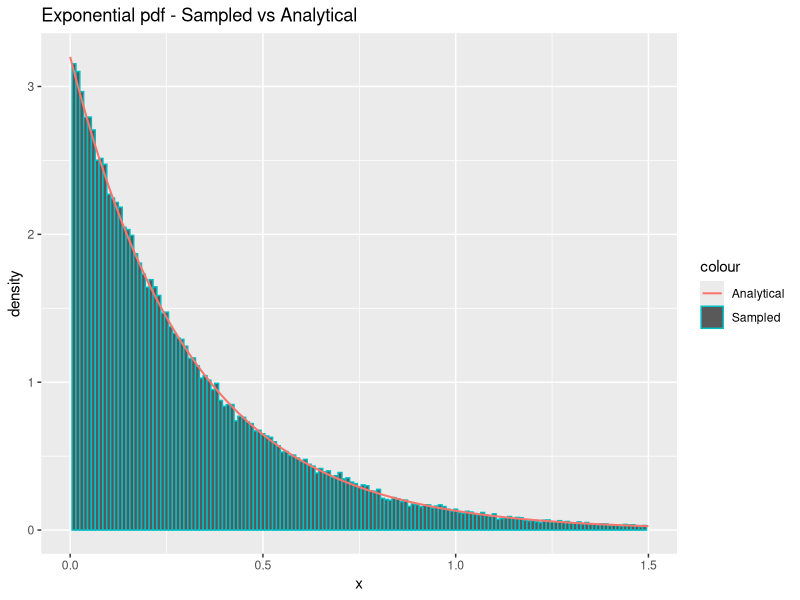
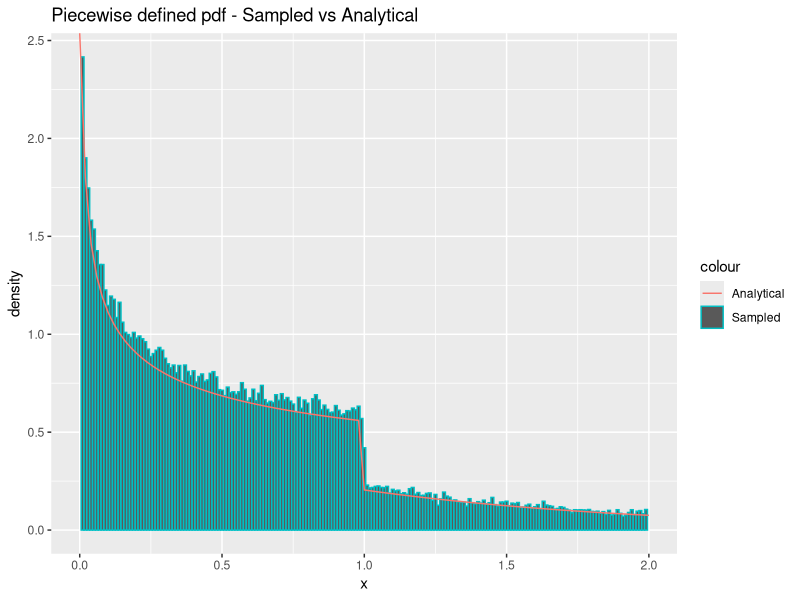
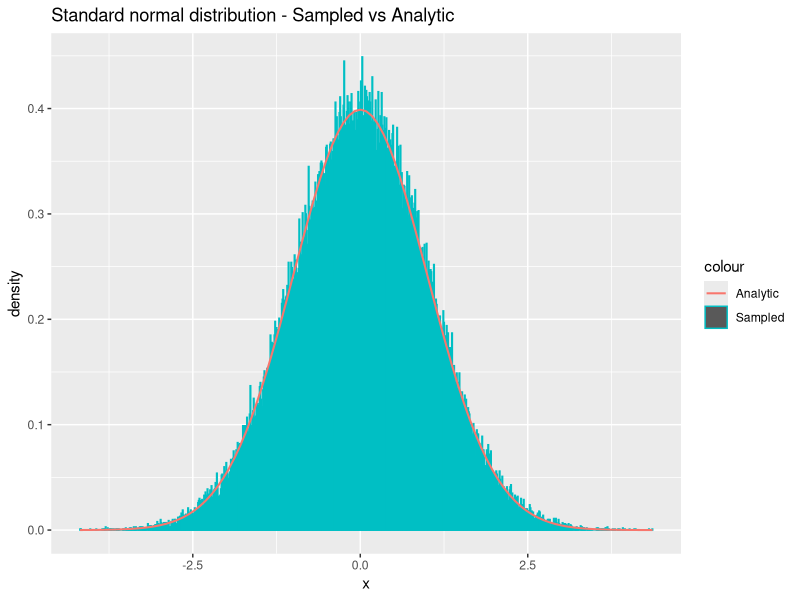
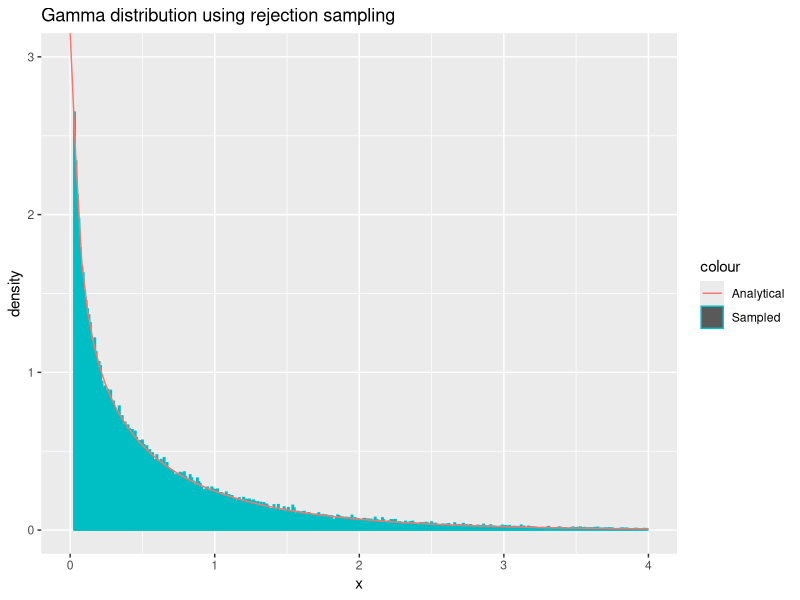

These charts were generated, in order, by the following R code:
## ---- chunk 1
  sample_exponential = function(n, lambda) {
    uniforms = runif(n)
    return(exponentials = -1/lambda * log(uniforms))
  }
## ---- chunk 2
  n = 100000
  lambda = 3.2
  
  x = sample_exponential(n, lambda)
  cat('Theoretical mean:', 1/lambda, '\n')
  cat('Sample mean:', mean(x), '\n----\n')
  cat('Theoretical variance:', 1/lambda^2, '\n')
  cat('Sample variance:', var(x), '\n')
## ---- chunk 3
  library(ggplot2)
  df = data.frame(theo=seq(0,max(x),length.out=n), x=x)
  ggplot(df, aes(x=x)) +
    geom_histogram(aes(y = ..density.., color = "Sampled"), binwidth=0.01) +
    stat_function(fun=dexp,geom = "line",size=0.7,args=(mean=lambda),aes(color="Analytical")) +
    ggtitle("Exponential pdf - Sampled vs Analytical") +
    labs(x='x', y='density') +
    xlim(0, 1.5)
## ---- chunk 4
  density_g = function(x, alpha) {
    c = alpha*exp(1)/(alpha + exp(1))
    density = vector(length = length(x))
    density[x < 1.] = c*x[x<1.]^(alpha-1)
    density[x >= 1.] = c*exp(-x[x>=1.])
    return(as.double(density))
  }


  sample_g = function(n, alpha) {
    c = (alpha * exp(1)) / (alpha + exp(1))
    u = runif(n)
    samples = vector(length=length(u))
    samples[u < c/alpha] = (alpha/c*u[u < c/alpha])^(1/alpha)
    samples[u >= c/alpha] = log(c / (1 - u[u >= c/alpha]))
    return(samples)
  }
## ---- chunk 5
  n=100000
  alpha = 0.7
  x = sample_g(n, alpha)
  cat("Empirical mean:", mean(x), "\n")
  c = (alpha * exp(1)) / (alpha + exp(1))
  cat("Theoretical mean:", c/(alpha+1) + 2 * c / exp(1), "\n")
  cat("----\n")
  cat("Empirical variance:", var(x), "\n")
  cat("Theoretical variance:", c/(alpha+2) + 5*c/exp(1) - (c/(alpha+1) + 2*c/exp(1))^2)
## ---- chunk 6
  library(ggplot2)
  df <- data.frame(theo=seq(0,max(x),length.out=n), x=x)
  ggplot(df, aes(x = x)) +
    geom_histogram(aes(y = ..density.., color = "Sampled"), binwidth=0.01) +
    stat_function(fun=density_g,geom = "line",size=0.5,args=(mean=alpha),aes(color="Analytical")) + 
    xlim(0, 2) + 
    ggtitle("Piecewise defined pdf - Sampled vs Analytical") + labs(x='x', y='density')
## ---- chunk 7
  # TODO: only works with even n
  sample_standard_normal = function(n) {
    x_1 = runif(n/2, 0, 2*pi)
    x_2 = sample_exponential(n/2, lambda=1/2)
    y_1 = sqrt(x_2) * cos(x_1)
    y_2 = sqrt(x_2) * sin(x_1)
    return(c(y_1, y_2))
  }
## ---- chunk 8
  n = 100000
  y = sample_standard_normal(n)
  
  cat("Empirical mean:", mean(y), "\n")
  cat("Theoretical mean:", 0, '\n')
  cat("----\n")
  cat("Empirical variance:", var(y), "\n")
  cat("Theoretical variance:", 1, "\n")

## ---- chunk 9
  library(ggplot2)
  df = data.frame(theo=seq(0,max(x),length.out=n), x=y)
  ggplot(df, aes(x=y)) +
    geom_histogram(aes(y = ..density.., color = "Sampled"), binwidth=0.01) +
    stat_function(fun=dnorm,geom = "line",size=0.7,args=list(0,1),aes(color="Analytic")) +
    ggtitle("Standard normal distribution - Sampled vs Analytic") +
    labs(x='x', y='density')
## ---- chunk 10
sample_normal_d = function(d, mu, sigma) {
  x = sample_standard_normal(d)
  y <- mu + t(chol(sigma))%*%x
  return(y)
}
## ---- chunk 11
d = 2
n = 100000
mu = c(1.5, 3)
sigma = matrix(c(5,7,7,10),ncol=d,nrow=d)
samples = matrix(NA, ncol=d, nrow=n)
for (i in 1:n){
  samples[i,] = sample_normal_d(d,mu,sigma) # Draw n samples
}

average = apply(samples, 2, mean)
print("Mean vector:")
print.data.frame(data.frame(average))
covmat = cov(samples)
print("Covariance matrix:")
print.data.frame(data.frame(covmat))
## ---- chunk 12
  density_f = function(x, alpha) {
    return(dgamma(x, alpha, rate=1))
  }
  
  sample_f = function(n, alpha) {
    c = (1/alpha + exp(-1)) / gamma(alpha)
    samples = vector()
    repeat {
      num_missing_samples = n - length(samples)
      
      x = sample_g(as.integer(num_missing_samples*c), alpha)
      
      acceptance_probs = density_f(x, alpha) / (c * density_g(x, alpha))
      u = runif(as.integer(num_missing_samples*c))
      samples = c(samples, x[u <= acceptance_probs])
      if(length(samples) >= n) {
        break
      }
    }
    # Do not return excess samples:
    return(samples[0:n])
  }
## ---- chunk 13
  n = 100000
  alpha = 0.6
  x = sample_f(n, alpha)
  cat("Theoretical mean:", alpha, "\n")
  cat("Sample mean:", mean(x), "\n")
  cat("----", "\n")
  
  cat("Theoretical variance:", alpha, "\n")
  cat("Sample variance:", var(x), "\n")
## ---- chunk 14
  n = 100000
  alpha = 0.6
  x = sample_f(n, alpha)
  df = data.frame(x)
  ggplot(df, aes(x = x)) +
    geom_histogram(aes(y = ..density.., color = "Sampled"), binwidth=0.01) +
    stat_function(fun=dgamma,geom = "line",size=0.5,args=(alpha=alpha),aes(color="Analytical")) +
    xlim(0, 4) + ylim(0, 3) + 
    ggtitle("Gamma distribution using rejection sampling") + labs(x='x', y='density')
